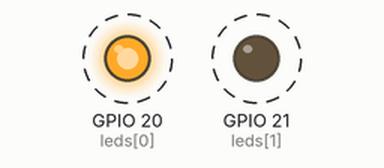
A program run on a simulated Raspberry Pi (BCM pin numbers). On the bench: output pins drawn as LEDs (lit = HIGH). Dashed ring = blinking. What the program prints to the terminal is not drawn.

Above: at 0.5 s.
Timing chart, 0 to 4.6 s (numbered marks = the images above):
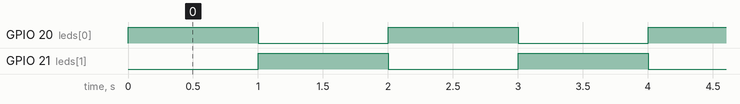

The program:

led_conmut.py
```python
import RPi.GPIO as GPIO
import time

# CONFIG GENERAL
GPIO.setwarnings(False)
GPIO.setmode(GPIO.BCM)

# PINES
leds = 20, 21
GPIO.setup(leds, GPIO.OUT)

try:
   while True:
       print("led conmutados retardo: 1 seg")
       GPIO.output(leds, (True, False))
       time.sleep(1)
       GPIO.output(leds, (False, True))
       time.sleep(1)
except KeyboardInterrupt():
     GPIO.cleanup()
```

Measured:
- by itself, GPIO 20 (leds[0]), GPIO 21 (leds[1]): alternates HIGH for 1.0 s and LOW for 1.0 s
